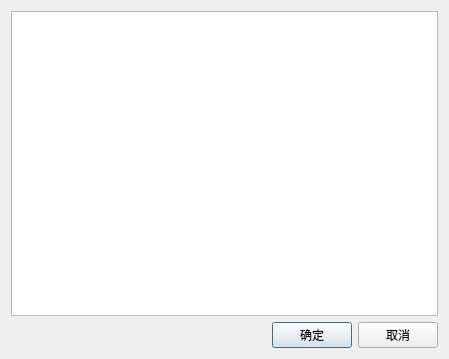
<?xml version="1.0" encoding="UTF-8"?>
<ui version="4.0">
 <class>Dialog_weight</class>
 <widget class="QDialog" name="Dialog_weight">
  <property name="geometry">
   <rect>
    <x>0</x>
    <y>0</y>
    <width>449</width>
    <height>359</height>
   </rect>
  </property>
  <property name="windowTitle">
   <string>权重矩阵</string>
  </property>
  <layout class="QGridLayout" name="gridLayout">
   <item row="0" column="0">
    <layout class="QVBoxLayout" name="verticalLayout">
     <item>
      <widget class="QTableView" name="tableView"/>
     </item>
     <item>
      <layout class="QHBoxLayout" name="horizontalLayout">
       <item>
        <spacer name="horizontalSpacer">
         <property name="orientation">
          <enum>Qt::Horizontal</enum>
         </property>
         <property name="sizeHint" stdset="0">
          <size>
           <width>40</width>
           <height>20</height>
          </size>
         </property>
        </spacer>
       </item>
       <item>
        <widget class="QPushButton" name="pushButton">
         <property name="text">
          <string>确定</string>
         </property>
        </widget>
       </item>
       <item>
        <widget class="QPushButton" name="pushButton_2">
         <property name="text">
          <string>取消</string>
         </property>
        </widget>
       </item>
      </layout>
     </item>
    </layout>
   </item>
  </layout>
 </widget>
 <layoutdefault spacing="6" margin="11"/>
 <resources/>
 <connections/>
</ui>
